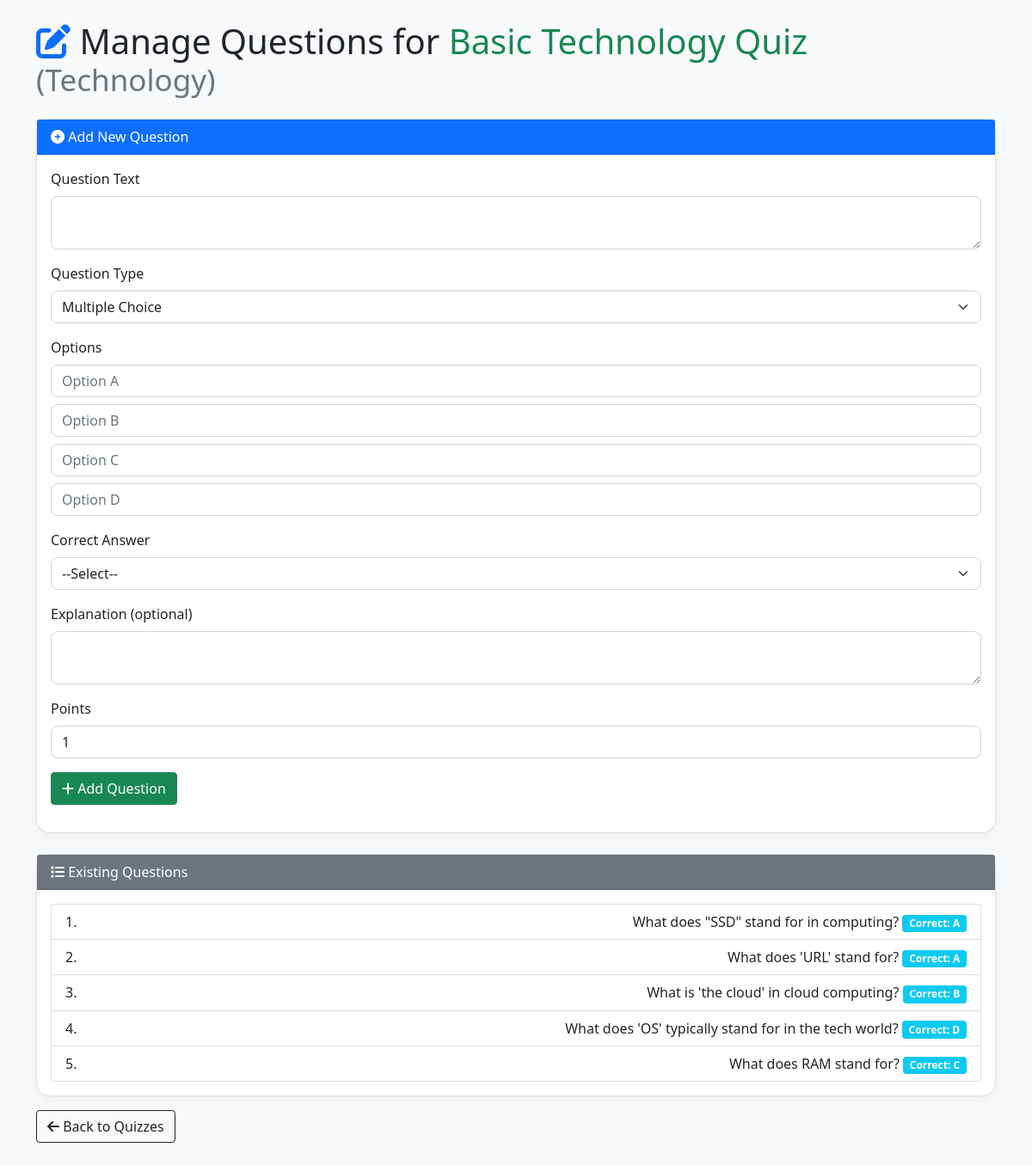
Page /questions.php?quiz_id=6 (signed in) on the committed database.
### tables this page shows
CREATE TABLE IF NOT EXISTS `quizzes` (
  `id` int NOT NULL AUTO_INCREMENT,
  `title` varchar(200) NOT NULL,
  `description` text,
  `subject_id` int NOT NULL,
  `time_limit` int DEFAULT '30',
  `max_attempts` int DEFAULT '0',
  `passing_score` int DEFAULT '60',
  `shuffle_questions` tinyint(1) DEFAULT '1',
  `show_results_immediately` tinyint(1) DEFAULT '1',
  `status` enum('active','inactive','draft') DEFAULT 'draft',
  `created_at` timestamp NULL DEFAULT CURRENT_TIMESTAMP,
  `updated_at` timestamp NULL DEFAULT CURRENT_TIMESTAMP ON UPDATE CURRENT_TIMESTAMP,
  PRIMARY KEY (`id`),
  KEY `idx_quizzes_subject` (`subject_id`),
  KEY `idx_quizzes_status` (`status`)
);

CREATE TABLE IF NOT EXISTS `subjects` (
  `id` int NOT NULL AUTO_INCREMENT,
  `name` varchar(100) NOT NULL,
  `description` text,
  `image` varchar(255) DEFAULT NULL,
  `status` enum('active','inactive') DEFAULT 'active',
  `created_at` timestamp NULL DEFAULT CURRENT_TIMESTAMP,
  `updated_at` timestamp NULL DEFAULT CURRENT_TIMESTAMP ON UPDATE CURRENT_TIMESTAMP,
  PRIMARY KEY (`id`)
);

CREATE TABLE IF NOT EXISTS `questions` (
  `id` int NOT NULL AUTO_INCREMENT,
  `quiz_id` int NOT NULL,
  `question_text` text NOT NULL,
  `question_type` enum('multiple_choice','true_false') NOT NULL DEFAULT 'multiple_choice',
  `option_a` varchar(255) DEFAULT NULL,
  `option_b` varchar(255) DEFAULT NULL,
  `option_c` varchar(255) DEFAULT NULL,
  `option_d` varchar(255) DEFAULT NULL,
  `correct_answer` varchar(10) NOT NULL,
  `explanation` text,
  `points` int NOT NULL DEFAULT '1',
  `created_at` timestamp NULL DEFAULT CURRENT_TIMESTAMP,
  PRIMARY KEY (`id`),
  KEY `quiz_id` (`quiz_id`)
);

### questions.php (the view, shortened to what this page needs)
<?php
require_once '../config.php';
$quiz_id = isset($_GET['quiz_id']) ? (int)$_GET['quiz_id'] : 0;
try {
    $stmt = $pdo->prepare("SELECT q.*, s.name as subject_name
                          FROM quizzes q
                          JOIN subjects s ON q.subject_id = s.id
                          WHERE q.id = ?");
    $stmt->execute([$quiz_id]);
    $quiz = $stmt->fetch();
} catch (PDOException $e) {
    $error = 'Database error: ' . $e->getMessage();
}
try {
    $stmt = $pdo->prepare("SELECT * FROM questions WHERE quiz_id = ? ORDER BY id ASC");
    $stmt->execute([$quiz_id]);
    $questions = $stmt->fetchAll();
} catch (PDOException $e) {
    $error = 'Database error: ' . $e->getMessage();
}
?>
</body>
</html>
<!DOCTYPE html>
<html>
<head>
    <link href="https://cdnjs.cloudflare.com/ajax/libs/bootstrap/5.1.3/css/bootstrap.min.css" rel="stylesheet">
    <link href="https://cdnjs.cloudflare.com/ajax/libs/font-awesome/6.0.0/css/all.min.css" rel="stylesheet">
</head>
<body class="container py-4">
    <h1 class="mb-4">
        <i class="fa-solid fa-pen-to-square text-primary"></i>
        Manage Questions for <span class="text-success"><?php echo htmlspecialchars($quiz['title']); ?></span>
        <small class="text-muted">(<?php echo htmlspecialchars($quiz['subject_name']); ?>)</small>
    </h1>
    <div class="card mb-4">
        <div class="card-header bg-primary text-white">
            <i class="fa fa-plus-circle"></i> Add New Question
        </div>
        <div class="card-body">
            <form method="POST">
                <div class="mb-3">
                    <label class="form-label">Question Text</label>
                    <textarea class="form-control" name="question_text" required><?php echo isset($_POST['question_text']) ? htmlspecialchars($_POST['question_text']) : ''; ?></textarea>
                </div>
                <div class="mb-3">
                    <label class="form-label">Question Type</label>
                    <select class="form-select" name="question_type" id="question_type">
                        <option value="multiple_choice" <?php if(isset($_POST['question_type']) && $_POST['question_type']=="multiple_choice") echo "selected"; ?>>Multiple Choice</option>
                    </select>
                </div>
                <div id="multipleChoiceOptions" class="mb-3">
                    <label class="form-label">Options</label>
                    <input type="text" class="form-control mb-2" name="option_a" placeholder="Option A" value="<?php echo isset($_POST['option_a']) ? htmlspecialchars($_POST['option_a']) : ''; ?>">
                    <input type="text" class="form-control mb-2" name="option_b" placeholder="Option B" value="<?php echo isset($_POST['option_b']) ? htmlspecialchars($_POST['option_b']) : ''; ?>">
                    <input type="text" class="form-control mb-2" name="option_c" placeholder="Option C" value="<?php echo isset($_POST['option_c']) ? htmlspecialchars($_POST['option_c']) : ''; ?>">
                    <input type="text" class="form-control mb-2" name="option_d" placeholder="Option D" value="<?php echo isset($_POST['option_d']) ? htmlspecialchars($_POST['option_d']) : ''; ?>">
                </div>
                <div class="mb-3">
                    <label class="form-label">Correct Answer</label>
                    <select class="form-select" name="correct_answer" required>
                        <option value="">--Select--</option>
                    </select>
                </div>
                <div class="mb-3">
                    <label class="form-label">Explanation (optional)</label>
                    <textarea class="form-control" name="explanation"><?php echo isset($_POST['explanation']) ? htmlspecialchars($_POST['explanation']) : ''; ?></textarea>
                </div>
                <div class="mb-3">
                    <label class="form-label">Points</label>
                    <input type="number" class="form-control" name="points" value="<?php echo isset($_POST['points']) ? htmlspecialchars($_POST['points']) : '1'; ?>" min="1">
                </div>
                <button type="submit" name="add_question" class="btn btn-success">
                    <i class="fa fa-plus"></i> Add Question
                </button>
            </form>
        </div>
    </div>
    <div class="card">
        <div class="card-header bg-secondary text-white">
            <i class="fa fa-list"></i> Existing Questions
        </div>
        <div class="card-body">
            <?php if ($questions): ?>
                <ol class="list-group list-group-numbered">
                    <?php foreach ($questions as $q): ?>
                        <li class="list-group-item d-flex justify-content-between align-items-center">
                            <span>
                                <?php echo htmlspecialchars($q['question_text']); ?>
                                <span class="badge bg-info">Correct: <?php echo htmlspecialchars($q['correct_answer']); ?></span>
                            </span>
                        </li>
                    <?php endforeach; ?>
                </ol>
            <?php else: ?>
                <p class="text-muted">No questions added yet.</p>
            <?php endif; ?>
        </div>
    </div>
    <p class="mt-3">
        <a href="quizzes.php" class="btn btn-outline-dark">
            <i class="fa fa-arrow-left"></i> Back to Quizzes
        </a>
    </p>
</body>
</html>

### questions.php (style rules this page uses)
body { background-color: #f8f9fa; }
.card { border-radius: 1rem; box-shadow: 0 4px 12px rgba(0,0,0,0.05); }
textarea, input, select { border-radius: .5rem !important; }

### rows in the picture
quizzes: title "Basic Technology Quiz", subject.name "Technology"
questions: question_text "What does \"SSD\" stand for in computing?", correct_answer "A"
questions: question_text "What does 'URL' stand for?", correct_answer "A"
questions: question_text "What is 'the cloud' in cloud computing?", correct_answer "B"
questions: question_text "What does 'OS' typically stand for in the tech world?", correct_answer "D"
questions: question_text "What does RAM stand for?", correct_answer "C"
